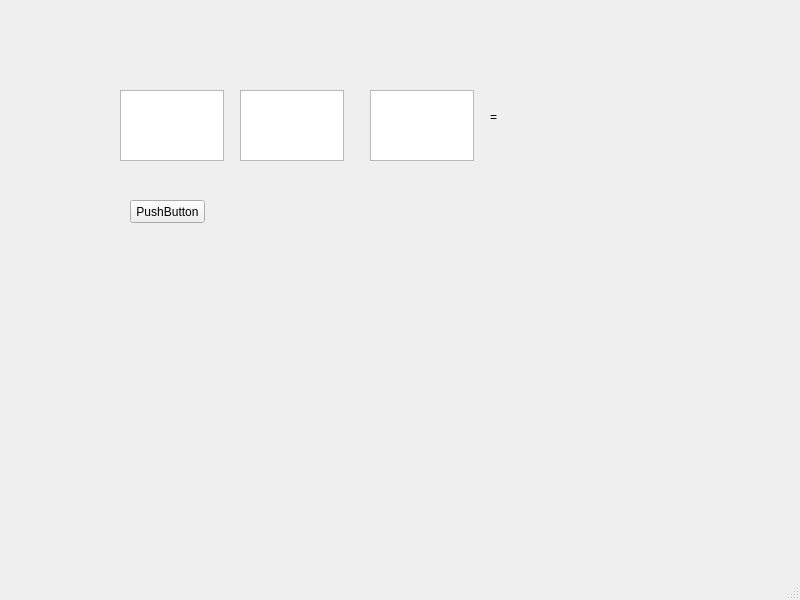
<?xml version="1.0" encoding="UTF-8"?>
<ui version="4.0">
 <class>MainWindow</class>
 <widget class="QMainWindow" name="MainWindow">
  <property name="geometry">
   <rect>
    <x>0</x>
    <y>0</y>
    <width>800</width>
    <height>600</height>
   </rect>
  </property>
  <property name="windowTitle">
   <string>MainWindow</string>
  </property>
  <widget class="QWidget" name="centralwidget">
   <widget class="QTextEdit" name="textEdit">
    <property name="geometry">
     <rect>
      <x>120</x>
      <y>90</y>
      <width>104</width>
      <height>71</height>
     </rect>
    </property>
   </widget>
   <widget class="QTextEdit" name="textEdit_2">
    <property name="geometry">
     <rect>
      <x>240</x>
      <y>90</y>
      <width>104</width>
      <height>71</height>
     </rect>
    </property>
   </widget>
   <widget class="QTextEdit" name="textEdit_3">
    <property name="geometry">
     <rect>
      <x>370</x>
      <y>90</y>
      <width>104</width>
      <height>71</height>
     </rect>
    </property>
   </widget>
   <widget class="QLabel" name="label">
    <property name="geometry">
     <rect>
      <x>490</x>
      <y>110</y>
      <width>47</width>
      <height>13</height>
     </rect>
    </property>
    <property name="text">
     <string>=</string>
    </property>
   </widget>
   <widget class="QLabel" name="label_2">
    <property name="geometry">
     <rect>
      <x>516</x>
      <y>110</y>
      <width>91</width>
      <height>20</height>
     </rect>
    </property>
    <property name="text">
     <string/>
    </property>
   </widget>
   <widget class="QPushButton" name="pushButton">
    <property name="geometry">
     <rect>
      <x>130</x>
      <y>200</y>
      <width>75</width>
      <height>23</height>
     </rect>
    </property>
    <property name="text">
     <string>PushButton</string>
    </property>
   </widget>
  </widget>
  <widget class="QMenuBar" name="menubar">
   <property name="geometry">
    <rect>
     <x>0</x>
     <y>0</y>
     <width>800</width>
     <height>21</height>
    </rect>
   </property>
  </widget>
  <widget class="QStatusBar" name="statusbar"/>
 </widget>
 <resources/>
 <connections/>
</ui>
